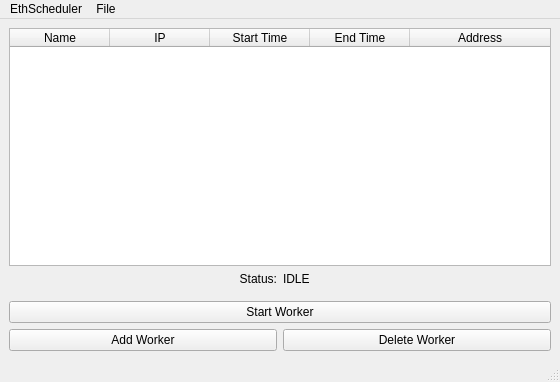
<?xml version="1.0" encoding="UTF-8"?>
<ui version="4.0">
 <class>EthScheduler</class>
 <widget class="QMainWindow" name="EthScheduler">
  <property name="geometry">
   <rect>
    <x>0</x>
    <y>0</y>
    <width>560</width>
    <height>382</height>
   </rect>
  </property>
  <property name="windowTitle">
   <string>EthScheduler</string>
  </property>
  <widget class="QWidget" name="centralwidget">
   <layout class="QVBoxLayout" name="verticalLayout">
    <item>
     <widget class="QTableWidget" name="worker_tableWidget">
      <property name="dragEnabled">
       <bool>true</bool>
      </property>
      <property name="alternatingRowColors">
       <bool>true</bool>
      </property>
      <property name="selectionBehavior">
       <enum>QAbstractItemView::SelectRows</enum>
      </property>
      <property name="textElideMode">
       <enum>Qt::ElideMiddle</enum>
      </property>
      <property name="showGrid">
       <bool>false</bool>
      </property>
      <property name="sortingEnabled">
       <bool>true</bool>
      </property>
      <attribute name="horizontalHeaderCascadingSectionResizes">
       <bool>true</bool>
      </attribute>
      <attribute name="horizontalHeaderShowSortIndicator" stdset="0">
       <bool>true</bool>
      </attribute>
      <attribute name="horizontalHeaderStretchLastSection">
       <bool>true</bool>
      </attribute>
      <attribute name="verticalHeaderCascadingSectionResizes">
       <bool>true</bool>
      </attribute>
      <attribute name="verticalHeaderShowSortIndicator" stdset="0">
       <bool>true</bool>
      </attribute>
      <column>
       <property name="text">
        <string>Name</string>
       </property>
      </column>
      <column>
       <property name="text">
        <string>IP</string>
       </property>
      </column>
      <column>
       <property name="text">
        <string>Start Time</string>
       </property>
      </column>
      <column>
       <property name="text">
        <string>End Time</string>
       </property>
      </column>
      <column>
       <property name="text">
        <string>Address</string>
       </property>
      </column>
     </widget>
    </item>
    <item>
     <widget class="QFrame" name="frame_2">
      <property name="frameShape">
       <enum>QFrame::NoFrame</enum>
      </property>
      <property name="frameShadow">
       <enum>QFrame::Raised</enum>
      </property>
      <layout class="QHBoxLayout" name="horizontalLayout_2">
       <property name="leftMargin">
        <number>0</number>
       </property>
       <property name="topMargin">
        <number>0</number>
       </property>
       <property name="rightMargin">
        <number>0</number>
       </property>
       <property name="bottomMargin">
        <number>9</number>
       </property>
       <item>
        <widget class="QLabel" name="label_2">
         <property name="text">
          <string>Status:</string>
         </property>
         <property name="alignment">
          <set>Qt::AlignRight|Qt::AlignTrailing|Qt::AlignVCenter</set>
         </property>
        </widget>
       </item>
       <item>
        <widget class="QLabel" name="status_label">
         <property name="text">
          <string>IDLE</string>
         </property>
        </widget>
       </item>
      </layout>
     </widget>
    </item>
    <item>
     <widget class="QPushButton" name="start_worker_pushButton">
      <property name="text">
       <string>Start Worker</string>
      </property>
      <property name="checkable">
       <bool>true</bool>
      </property>
     </widget>
    </item>
    <item>
     <widget class="QFrame" name="frame">
      <property name="frameShape">
       <enum>QFrame::NoFrame</enum>
      </property>
      <property name="frameShadow">
       <enum>QFrame::Raised</enum>
      </property>
      <layout class="QHBoxLayout" name="horizontalLayout">
       <property name="leftMargin">
        <number>0</number>
       </property>
       <property name="topMargin">
        <number>0</number>
       </property>
       <property name="rightMargin">
        <number>0</number>
       </property>
       <property name="bottomMargin">
        <number>0</number>
       </property>
       <item>
        <widget class="QPushButton" name="add_worker_pushButton">
         <property name="text">
          <string>Add Worker</string>
         </property>
        </widget>
       </item>
       <item>
        <widget class="QPushButton" name="delete_worker_pushButton">
         <property name="text">
          <string>Delete Worker</string>
         </property>
        </widget>
       </item>
      </layout>
     </widget>
    </item>
   </layout>
  </widget>
  <widget class="QMenuBar" name="menubar">
   <property name="geometry">
    <rect>
     <x>0</x>
     <y>0</y>
     <width>560</width>
     <height>23</height>
    </rect>
   </property>
   <widget class="QMenu" name="menuEthScheduler">
    <property name="title">
     <string>EthScheduler</string>
    </property>
    <addaction name="actionQuit"/>
   </widget>
   <widget class="QMenu" name="menuFile">
    <property name="title">
     <string>File</string>
    </property>
    <addaction name="actionAdd_Worker"/>
   </widget>
   <addaction name="menuEthScheduler"/>
   <addaction name="menuFile"/>
  </widget>
  <widget class="QStatusBar" name="statusbar"/>
  <action name="actionQuit">
   <property name="text">
    <string>Quit</string>
   </property>
  </action>
  <action name="actionAdd_Worker">
   <property name="text">
    <string>Add Worker</string>
   </property>
  </action>
 </widget>
 <resources/>
 <connections/>
</ui>
